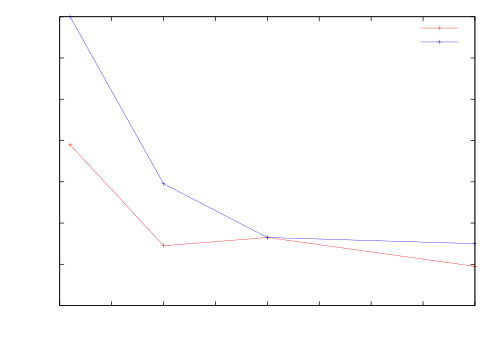

This figure's gnuplot source:
clear
reset
file = "countraten_fluktuationen"
datafile = sprintf('../dat/%s.dat',file)

set samples 100000
set term push
set term epslatex color 10
set out sprintf('%s.tex',file)

set key inside top right
set xlabel 'Integrationszeit [s]'
set ylabel 'Fluktuation [\%]'

plot datafile using 1:2 with linespoints ls 1 lc 1 title 'altes System', \
datafile using 1:3 with linespoints ls 1 lc 3 title 'neues System'

unset out
